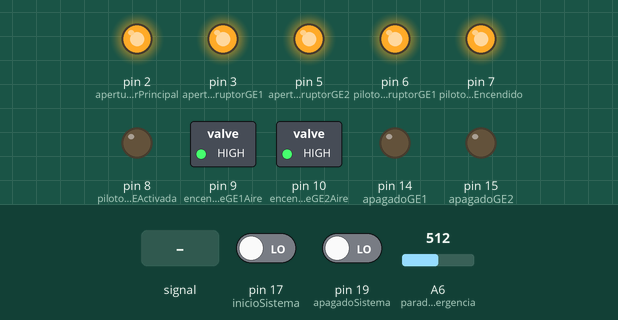
This sketch was run on a simulated Arduino Nano, built with avr-gcc and run on an emulated ATmega328P. Shown: switched loads named in the sketch (green lamp = pin HIGH), output pins drawn as LEDs (lit = HIGH). Inputs (shaded band) come from the test bench; at power-on: pin 17 (inicioSistema) LOW, A6 (paradaEmergencia) = 512, pin 19 (apagadoSistema) LOW. What the sketch prints to the serial monitor is not drawn.

Above: at 1.2 s.
1.3 s: A6 (paradaEmergencia) fed a 200 Hz sine of ±81 counts around its level
At 2.5 s:
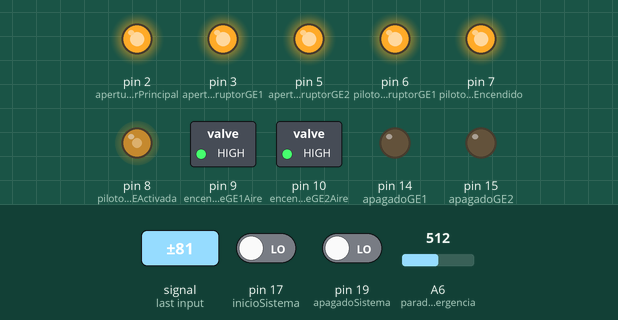
2.8 s: pin 17 (inicioSistema) driven HIGH
At 4.12 s:
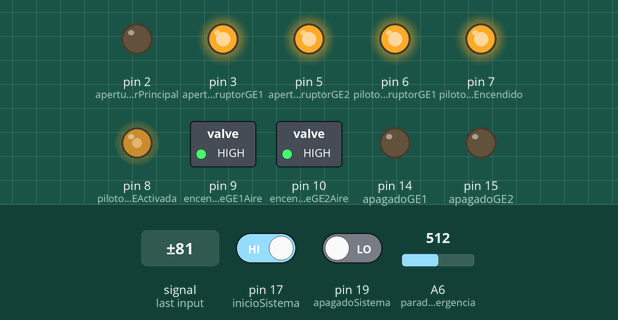
5.8 s: A6 (paradaEmergencia) set to 716
7.3 s: A6 (paradaEmergencia) set to 511
At 7.8 s:
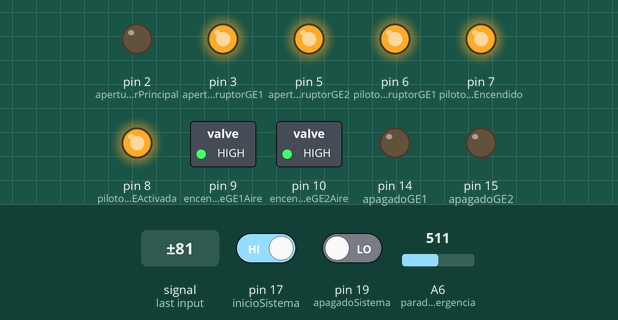
8.8 s: pin 17 (inicioSistema) driven LOW
At 11.5 s:
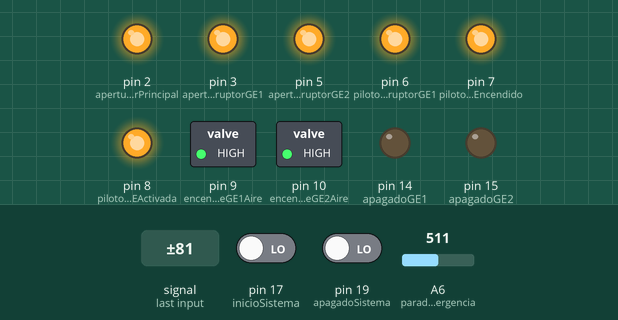
11.8 s: pin 17 (inicioSistema) driven HIGH
At 13.1 s:
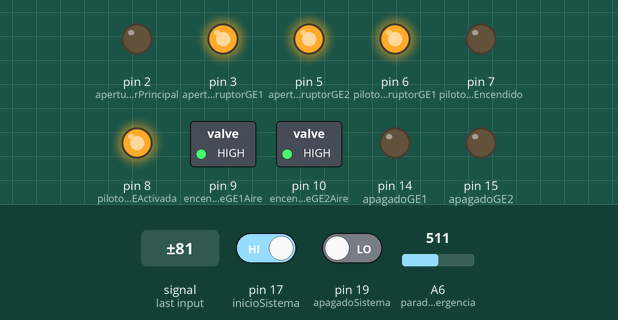
Timing chart, 0 to 14.8 s (numbered marks = the images above; inputs shaded):
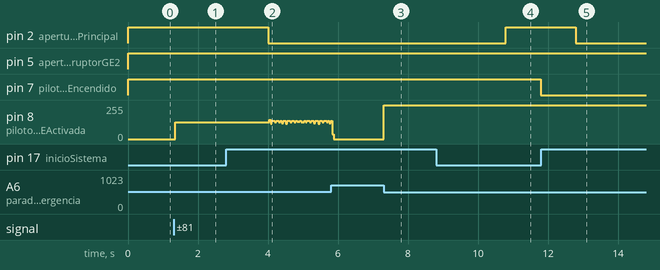

The sketch:

Conuar.ino
```cpp
#include <Temporizador.h>

Temporizador temp;
Temporizador tempA;
Temporizador temp1;
Temporizador temp2;
Temporizador temp3;
Temporizador temp4;
Temporizador temp5;
Temporizador temp6;
Temporizador temp7;


Temporizador temp8;
Temporizador temp9;
Temporizador temp10;
Temporizador temp11;
Temporizador temp12;
Temporizador temp13;

//inicio Sistema
const byte inicioSistema = 17;
int estadoInicioSistema;

//apagado Sistema
const byte apagadoSistema = 19;
int estadoApagadoSistema;

//parada Emergencia
const byte paradaEmergencia = A6;
int estadoPdE;

//cierre Interruptor Generador 2
//const byte cierreInterruptorGE2 = 16;
//int estadoCierreInterruptorGE2;

//apertura INT principal
const byte aperturaInterruptorPrincipal = 2;
int estadoINTprincipal;
int INTprincipal = 0;

//apertura INT GE1
const byte aperturaInterruptorGE1 = 3;
int estadoAperturaINTGE1;

//cierre INT GE1
const byte cierreInterruptorGE1 = 4;
int estadoCierreINTGE1;

//apertura INT GE2
const byte aperturaInterruptorGE2 = 5;
int estadoAperturaINTGE2;

//Piloto luminoso cierre INT GE1
const byte pilotoLuminosoCierreInterruptorGE1 = 6;
int estadoPilotoCierreINTGE1;

//piloto lminoso cierre INT GE2
//const byte pilotoLuminosoCierreInterruptorGE2 = 7;
//int estadoPilotoCierreINTGE2;

//piloto luminoso sistema encendido
const byte pilotoLuminosoSistemaEncendido = 7;
int estadoPilotoSistemaEncendido;

//piloto luminoso parada de emergencia activada
const byte pilotoLuminosoPdEActivada = 8;
int estadoPilotoPdEActivada;

//encendido solenoide GE1 Aire
const byte encendidoSolenoideGE1Aire = 9;
int estadoEncendidoSolenoideGE1Aire;

//encendido solenide GE2 Aire
const byte encendidoSolenoideGE2Aire = 10;
int estadoEncendidoSolenoideGE2Aire;

//apagado generador 1
const byte apagadoGE1 = 14;
int estadoApagadoGE1;

//apagado generador 2
const byte apagadoGE2 = 15;
int estadoApagadoGE2;

//contactor auxiliar
//const byte contactorAuxiliar = 15;
//int estadoContactorAuxiliar;


int contador = 0;

//se repite una vez
void setup(){

Serial.begin(115200);

//declaracion de pines
pinMode(inicioSistema, INPUT);
pinMode(apagadoSistema, INPUT);
pinMode(paradaEmergencia, INPUT);
//pinMode(cierreInterruptorGE2, INPUT);
pinMode(aperturaInterruptorPrincipal, OUTPUT);
pinMode(aperturaInterruptorGE1, OUTPUT);
pinMode(aperturaInterruptorGE2, OUTPUT);
pinMode(pilotoLuminosoCierreInterruptorGE1, OUTPUT);
//pinMode(pilotoLuminosoCierreInterruptorGE2, OUTPUT);
pinMode(pilotoLuminosoSistemaEncendido, OUTPUT);
pinMode(pilotoLuminosoPdEActivada, OUTPUT);
pinMode(encendidoSolenoideGE1Aire, OUTPUT);
pinMode(encendidoSolenoideGE2Aire, OUTPUT);
pinMode(apagadoGE1, OUTPUT);
pinMode(apagadoGE2, OUTPUT);
//pinMode(contactorAuxiliar, OUTPUT);

//estado encendido RELE
digitalWrite(aperturaInterruptorPrincipal,HIGH);
digitalWrite(pilotoLuminosoSistemaEncendido,HIGH);
digitalWrite(encendidoSolenoideGE1Aire,HIGH);
digitalWrite(encendidoSolenoideGE2Aire,HIGH);
digitalWrite(aperturaInterruptorGE1,HIGH);
//digitalWrite(aperturaInterruptorGE2,HIGH);
digitalWrite(pilotoLuminosoCierreInterruptorGE1,HIGH);
//digitalWrite(pilotoLuminosoCierreInterruptorGE2,HIGH);
digitalWrite(pilotoLuminosoPdEActivada,HIGH);
digitalWrite(apagadoGE1,HIGH);
digitalWrite(apagadoGE2,HIGH);
//digitalWrite(contactorAuxiliar,HIGH);

//temporizadores encendido
temp.temporizar(0,0,0,2,0);
tempA.temporizar(0,0,0,2,0);
temp1.temporizar(0,0,0,3,0);
temp2.temporizar(0,0,0,4,0);
temp3.temporizar(0,0,0,4,0);
temp4.temporizar(0,0,0,7,0);
temp5.temporizar(0,0,0,4,0);
temp6.temporizar(0,0,0,9,0);
temp7.temporizar(0,0,0,10,0);

//temporizadores apagado
temp8.temporizar(0,0,0,2,0);
temp9.temporizar(0,0,0,4,0);
temp10.temporizar(0,0,0,4,0);
temp11.temporizar(0,0,0,2,0);
temp12.temporizar(0,0,0,2,0);
temp13.temporizar(0,0,0,4,0);

}

//ser repite infinitamente
void loop() {

//estados Botones--------------------------------------------------------------------------------------------------------------------------------------------------------------------------
 estadoInicioSistema = digitalRead(inicioSistema);
 estadoApagadoSistema = digitalRead(apagadoSistema);
 estadoPdE = analogRead(paradaEmergencia);
 //estadoCierreInterruptorGE2 = digitalRead(cierreInterruptorGE2);
 estadoINTprincipal = digitalRead(aperturaInterruptorPrincipal);
 estadoAperturaINTGE1 = digitalRead(aperturaInterruptorGE1);
 estadoAperturaINTGE2 = digitalRead(aperturaInterruptorGE2);
 estadoPilotoCierreINTGE1 = digitalRead(pilotoLuminosoCierreInterruptorGE1);
 //estadoPilotoCierreINTGE2 = digitalRead(pilotoLuminosoCierreInterruptorGE2);
 estadoPilotoSistemaEncendido = digitalRead(pilotoLuminosoSistemaEncendido);
 estadoPilotoPdEActivada = digitalRead(pilotoLuminosoPdEActivada);
 estadoEncendidoSolenoideGE1Aire = digitalRead(encendidoSolenoideGE1Aire);
 estadoEncendidoSolenoideGE2Aire = digitalRead(encendidoSolenoideGE2Aire);
 estadoApagadoGE1 = digitalRead(apagadoGE1);
 estadoApagadoGE2 = digitalRead(apagadoGE2);
// estadoContactorAuxiliar = digitalRead(contactorAuxiliar);


//encendido general****************************************************************************************************************************************************************
 if(estadoInicioSistema == HIGH){
  if(temp.completado()){
    digitalWrite(aperturaInterruptorPrincipal,LOW);
    //digitalWrite(pilotoLuminosoSistemaEncendido,LOW);
    temp1.temporizar(0,0,0,3,0);
    tempA.temporizar(0,0,0,2,0);
    contador = 1;
    Serial.println("enciendo sistema");
  }}

if(tempA.completado()){
 //else{
  temp.temporizar(0,0,0,2,0);
  tempA.temporizar(0,0,0,2,0);
  digitalWrite(aperturaInterruptorPrincipal,HIGH);
 }

//encendido piloto luminoso sistema-----------------------------------------------------------------------------------------------------------------
if(contador==1){
 if(temp1.completado()){
    digitalWrite(pilotoLuminosoSistemaEncendido,LOW);
    temp2.temporizar(0,0,0,4,0);
contador=2;
    Serial.println("piloto apagado");
    }}

//encendido solenoide aire GE1 ---------------------------------------------------------------------------------------------------------------------
if(contador==2){
 if(temp2.completado()){
  digitalWrite(encendidoSolenoideGE1Aire,LOW);
  temp3.temporizar(0,0,0,4,0);
  contador=3;
  Serial.println("solenoide aire GE1");
    }}
if(contador==3){
if(temp3.completado()){
   digitalWrite(encendidoSolenoideGE1Aire,HIGH);
    temp4.temporizar(0,0,0,7,0);
    contador =4;
    Serial.println("solenoide aire GE1 apagado");
}}

//encendido solenoide aire GE2------------------------------------------------------------------------------------------------------------------------
if(contador==4){
 if(temp4.completado()){
  digitalWrite(encendidoSolenoideGE2Aire,LOW);
  temp5.temporizar(0,0,0,4,0);
  contador=5;
  Serial.println("solenoide aire GE2");
 }}

if(contador==5){
if(temp5.completado()){
   digitalWrite(encendidoSolenoideGE2Aire,HIGH);
   temp6.temporizar(0,0,0,9,0);
   contador=6;
   Serial.println("solenoide aire GE2 apagado");

}}

//cierre interruptor GE1-------------------------------------------------------------------------------------------------------------------------------
if(contador==6){
if(temp6.completado()){
 digitalWrite(aperturaInterruptorGE1,LOW);
 digitalWrite(pilotoLuminosoCierreInterruptorGE1,LOW);
 temp7.temporizar(0,0,0,10,0);
 contador=7;
 Serial.println("interruptor GE1");
}}

/*//cierre interruptor GE2--------------------------------------------------------------------------------------------------------------------------------
if(estadoCierreInterruptorGE2 == HIGH && contador == 7){
  digitalWrite(aperturaInterruptorGE2,LOW);
  //digitalWrite(pilotoLuminosoCierreInterruptorGE2,LOW);
  contador =8;
}*/


//apagado sistema********************************************************************************************************************************************************************

if(estadoApagadoSistema == HIGH){
temp8.temporizar(0,0,0,2,0);
contador=9;}
if(contador==9){
 if(temp8.completado()){
  digitalWrite(aperturaInterruptorGE2,HIGH);
  //digitalWrite(pilotoLuminosoCierreInterruptorGE2,HIGH);
  temp9.temporizar(0,0,0,4,0);
  contador = 10;

}}

if(contador == 10){
  if(temp9.completado()){
  digitalWrite(aperturaInterruptorGE1,HIGH);
  digitalWrite(pilotoLuminosoCierreInterruptorGE1,HIGH);
  temp10.temporizar(0,0,0,4,0);
  contador = 11;
  }
}

if(contador == 11){
  if(temp10.completado()){
    digitalWrite(apagadoGE2,LOW);
    temp11.temporizar(0,0,0,2,0);
  contador=12;
  }
}
if(contador==12){
  if(temp11.completado()){
digitalWrite(apagadoGE1,LOW);
temp12.temporizar(0,0,0,2,0);
contador=13;
  }
}

if(contador==13){
  if(temp12.completado()){
    digitalWrite(pilotoLuminosoSistemaEncendido,HIGH);
    digitalWrite(apagadoGE1,HIGH);
    digitalWrite(apagadoGE2,HIGH);
    contador = 0;
  }
}

//apagado emergencia *********************************************************************************************************************************************************************
if(estadoPdE > 511){
   digitalWrite(aperturaInterruptorGE2,HIGH);
  //digitalWrite(pilotoLuminosoCierreInterruptorGE2,HIGH);
   digitalWrite(aperturaInterruptorGE1,HIGH);
  digitalWrite(pilotoLuminosoCierreInterruptorGE1,HIGH);
  digitalWrite(pilotoLuminosoSistemaEncendido,HIGH);
    digitalWrite(apagadoGE1,LOW);
    digitalWrite(apagadoGE2,LOW);
    digitalWrite(pilotoLuminosoPdEActivada,LOW);
    temp13.temporizar(0,0,0,4,0);
    contador=14;
}
else{
  digitalWrite(pilotoLuminosoPdEActivada,HIGH);
}
if(contador==14){
  if(temp13.completado()){
   digitalWrite(apagadoGE1,HIGH);
    digitalWrite(apagadoGE2,HIGH);
    contador =0;
}}

//-----------------------------------------------------------------------------------------------------------------------------------------------------------------------------------------
Serial.println(contador);


}
```

Measured:
- after the input at 1.3 s, pin 8 (pilotoLuminosoPdEActivada): 0/255 → 127/255 after 0.05 s
- after the input at 2.8 s, pin 2 (aperturaInterruptorPrincipal): HIGH → LOW after 1.2 s
- after the input at 7.3 s, pin 8 (pilotoLuminosoPdEActivada): 0/255 → 255/255 at once
- after the input at 8.8 s, pin 2 (aperturaInterruptorPrincipal): LOW → HIGH after 2.0 s; pin 7 (pilotoLuminosoSistemaEncendido): HIGH → LOW after 3.0 s
- after the input at 11.8 s, pin 2 (aperturaInterruptorPrincipal): HIGH → LOW after 1.0 s
